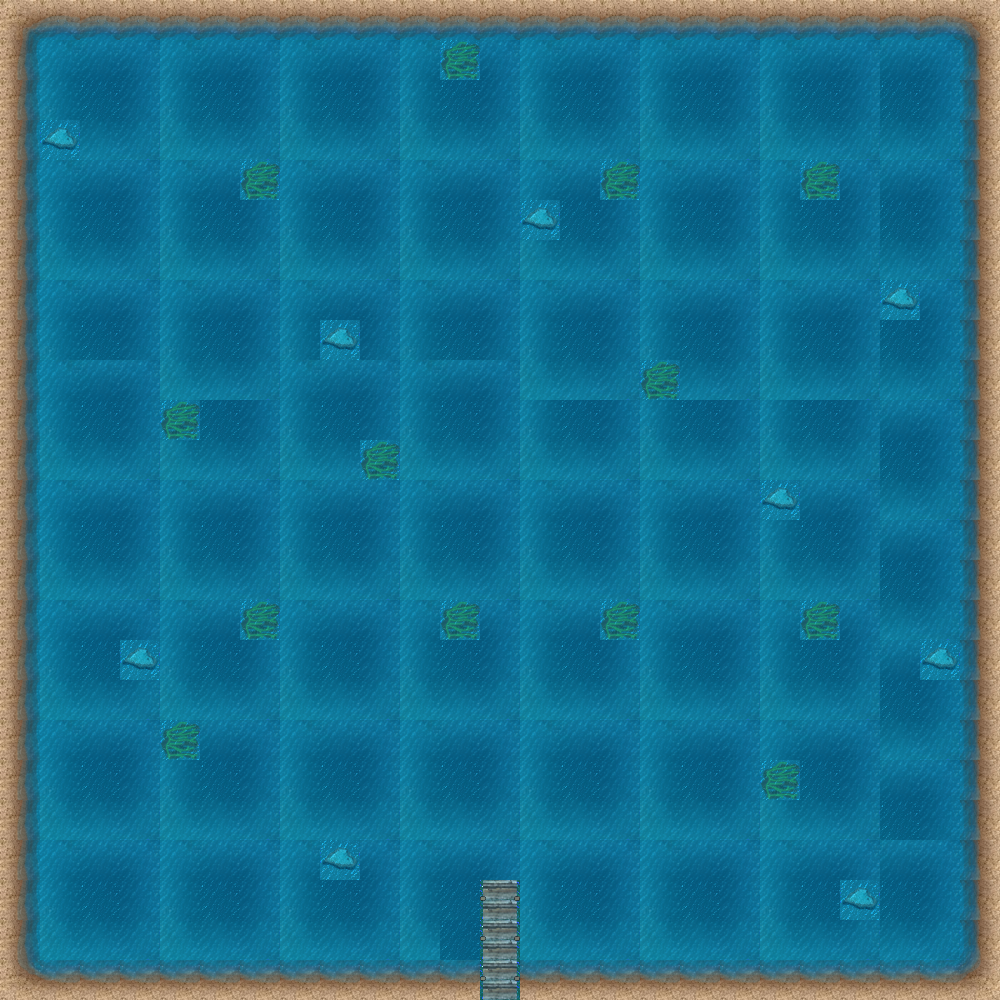

Rendered tile map (Tiled .tmx) drawn with the repository's tilesets; below, a short description and the map source with its tile grids summarised:
An orthogonal 25x25 tile map with 40x40 px tiles, 1 tile layer (MainBackgroundTransparency).

<map version="1.0" orientation="orthogonal" width="25" height="25" tilewidth="40" tileheight="40">
 <tileset firstgid="1" name="NewTIles" tilewidth="40" tileheight="40">
  <image source="FishTiles.png" trans="ff00ff" />
 </tileset>
 <layer name="MainBackgroundTransparency" width="25" height="25">
  <data>[625 cells, 625 non-empty, 20 distinct tile ids]</data>
 </layer>
</map>